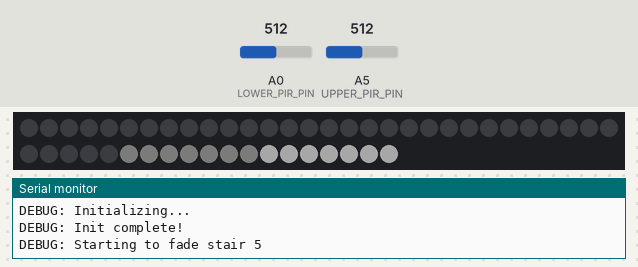
Simulated run of this sketch. Board: Arduino Uno, built with avr-gcc and run on an emulated ATmega328P. On the bench: 49 RGB LEDs in strip order, left to right, continuing on the next row, the last lines printed to the serial monitor. The test bench sets the inputs (shaded band); at power-on: A0 (LOWER_PIR_PIN) = 512, A5 (UPPER_PIR_PIN) = 512. Dim RGB values are drawn brighter than linear.

Above: at 0.46 s.
At 1.06 s:
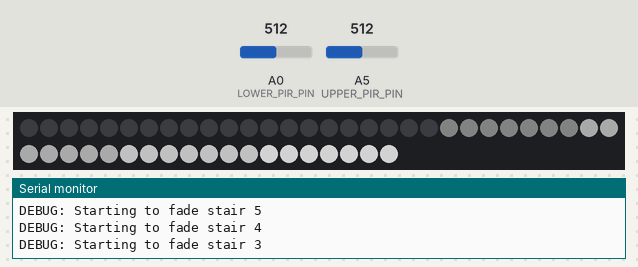
At 1.97 s:
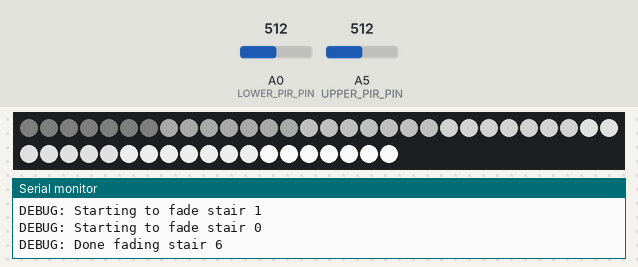
At 3.8 s:
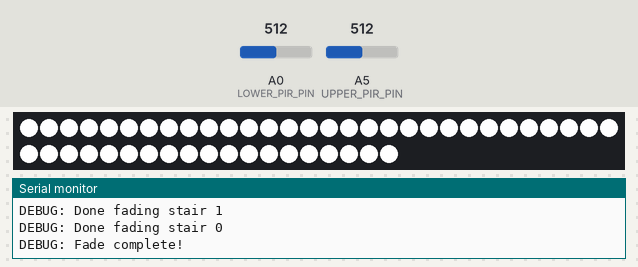

The sketch:

auto-stair-lights.ino
```cpp
#include <Adafruit_NeoPixel.h>

// Pin defines
#define NEOPXL_PIN 7            // Digital 7
#define LOWER_PIR_PIN A0        // Analog 0
#define UPPER_PIR_PIN A5        // Analog 5
#define COLOR_CHANGE_BUTTON_PIN // Analog 4

/**
 * @brief Configurable Constants
 */
#define NUM_PIXLES_PER_STAIR (7)
#define NUM_STAIRS (7)
// This defines the brightness a given stair will get to before
// the next stair begins to fade while fading up (1-255)
#define SEQUENTIAL_FADE_UP_THRESHOLD (40)
// This defines the brightness a given stair will get to before
// the next stair begins to fade while fading down (1-255)
#define SEQUENTIAL_FADE_DOWN_THRESHOLD (170)
// The delay between fade steps in MS. Used inside the loop in doFade()
// This effectively changes the speed of the fading
#define FADE_STEP_DELAY_MS (5)
// Max brightness the pixels will fade to
// CAN NOT be set below the fade up or fade down thresholds above
#define MAX_BRIGHTNESS (255)

/**
 * @brief Non-configurable constants
 */
#define NUM_PIXELS (NUM_PIXLES_PER_STAIR * NUM_STAIRS)
#define PIR_ADC_CUTOFF (618 / 2) // Found empirically
#define MIN_BRIGHTNESS (0)

// Global variables
Adafruit_NeoPixel pixels(NUM_PIXELS, NEOPXL_PIN, NEO_GRB + NEO_KHZ800);
bool lower_pir_motion = false;           // True if there is motion on the lower PIR
bool upper_pir_motion = false;           // True if there is motion on the upper PIR
bool fading_down_stairs = true;          // True if fade is progressing down the stairs
bool fading_up_brightness = true;        // True if fade is going up in brightness
uint32_t stair_target_color[NUM_STAIRS]; // Stores the target stair colors
uint8_t stair_brightness[NUM_STAIRS];    // Stores the current stair brightness

void setup()
{
  Serial.begin(9600);
  Serial.println("DEBUG: Initializing...");

  // Initialize target color white & brightness of 0
  for (uint8_t i = 0; i < NUM_STAIRS; i++)
  {
    stair_target_color[i] = pixels.Color(MAX_BRIGHTNESS, MAX_BRIGHTNESS, MAX_BRIGHTNESS);
    stair_brightness[i] = 0;
  }

  //  Set all the pixels to off
  pixels.begin();
  pixels.show();
  Serial.println("DEBUG: Init complete!");
}

void loop()
{
  pollPIR(); // Poll the sensors

  if (lower_pir_motion)
  {
    // If there is motion at the bottom of the stairs, start a fade up in brightness going up
    // the stairs
    fading_down_stairs = false;
    fading_up_brightness = true;

    startFade();

    // Wait a bit for the stairs to be traversed
    delay(5000);

    // Wait for there to be no motion on both sensors
    while (lower_pir_motion || upper_pir_motion)
    {
      pollPIR();
      delay(200);
    }

    fading_down_stairs = false;
    fading_up_brightness = false;

    startFade();
  }

  if (upper_pir_motion)
  {
    // If there is motion at the top of the stairs, start a fade up in brightness going down
    // the stairs
    fading_down_stairs = true;
    fading_up_brightness = true;

    startFade();

    // Wait a bit for the stairs to be traversed
    delay(5000);

    // Wait for there to be no motion on both sensors
    while (upper_pir_motion || lower_pir_motion)
    {
      pollPIR();
      delay(200);
    }

    fading_down_stairs = true;
    fading_up_brightness = false;

    startFade();
  }

  delay(100);
}

/**
 * @brief Runs a fade based on the global fade parameters (fading_down_stairs, fading_up_brightness, etc.)
 */
void startFade()
{
  // The number of stairs that are done fading. Initialized to 0 because
  // when this function is first called we haven't faded anything yet
  uint8_t stairs_complete = 0;
  // The number of the farthest stair that has started fading. Initialized
  // to 0 because we are just about to start fading the first stair.
  uint8_t stair_reached = 0;

  // Keep looping until the last stair is done fading
  while (stairs_complete < NUM_STAIRS)
  {
    // Only loop over the stairs that are actively changing
    for (int i = stairs_complete; i <= stair_reached; i++)
    {
      int8_t direction_based_stair = stairBasedOnDirection(i);

      tickStair(direction_based_stair);

      // If we are incrementing the last stair currently fading and we aren't at the final stair, check to see
      // if we are at the threshold to kick off the fade for the next stair
      if (i == stair_reached && stair_reached < NUM_STAIRS - 1 && stairAtThreshold(direction_based_stair))
      {
        stair_reached++;
        Serial.print("DEBUG: Starting to fade stair ");
        Serial.println(stairBasedOnDirection(stair_reached), DEC);
      }

      // If our current stair is done fading increment the number of stairs we've completed
      if (doneFadingStair(direction_based_stair))
      {
        Serial.print("DEBUG: Done fading stair ");
        Serial.println(stairBasedOnDirection(stairs_complete), DEC);
        stairs_complete++;
      }
    }
    // This delay effectively controls the speed of the fade
    delay(FADE_STEP_DELAY_MS);

    pixels.show();
  }
  Serial.println("DEBUG: Fade complete!");
}

/**
 * @brief Given a stair number, returns true if that stair is done fading (has reached it's MAX
 * or MIN brightness depending on fading_up_brightness boolean)
 */
bool doneFadingStair(uint8_t stair)
{
  if (!stairValid(stair))
  {
    Serial.println("ERROR doneFadingStair(): Attempted to access invalid stair! Tried to access stair ");
    Serial.println(stair, DEC);
    return false;
  }

  if (fading_up_brightness)
  {
    return stair_brightness[stair] == MAX_BRIGHTNESS;
  }
  else
  {
    return stair_brightness[stair] == MIN_BRIGHTNESS;
  }
}

/**
 * @brief Given a stair number, returns true if that stair has hit its brightness threshold
 * @details Uses fading_up_brightness boolean to test either the fade up or fade down thresholds
 */
bool stairAtThreshold(uint8_t stair)
{
  if (!stairValid(stair))
  {
    Serial.print("ERROR stairAtThreshold(): Attempted to access invalid stair! Tried to access stair ");
    Serial.println(stair, DEC);
    return false;
  }

  if (fading_up_brightness)
  {
    return stair_brightness[stair] == SEQUENTIAL_FADE_UP_THRESHOLD;
  }
  else
  {
    return stair_brightness[stair] == SEQUENTIAL_FADE_DOWN_THRESHOLD;
  }
}

/**
 * @brief Increment or decrement light level at specified stair
 */
void tickStair(uint8_t stair)
{
  if (!stairValid(stair))
  {
    Serial.print("ERROR: Attempted to increment invalid stair! Tried to increment stair ");
    Serial.println(stair, DEC);
    return;
  }

  uint8_t brightness = MAX_BRIGHTNESS;
  // Modify then return stair brightness based on fade direction
  if (fading_up_brightness)
  {
    // TODO: Bounds check?
    brightness = ++stair_brightness[stair];
  }
  else
  {
    // TODO: Bounds check?
    brightness = --stair_brightness[stair];
  }

  // Grab the scaled stair color
  uint32_t c = scaleColor(stair_target_color[stair], brightness);

  // Update the pixels
  pixels.fill(c, stair * NUM_PIXLES_PER_STAIR, NUM_PIXLES_PER_STAIR);
}

uint32_t scaleColor(uint32_t c, uint8_t brightness)
{
  // Split the color into R, G, B channels
  uint8_t R = (c >> 16) & 0xFF;
  uint8_t G = (c >> 8) & 0xFF;
  uint8_t B = c & 0xFF;

  // Scale color channels according to brightness
  R = (R * brightness) / MAX_BRIGHTNESS;
  G = (G * brightness) / MAX_BRIGHTNESS;
  B = (B * brightness) / MAX_BRIGHTNESS;

  return pixels.Color(R, G, B);
}

/**
 * @brief Bounds check on number of stairs
 * @details Useful before accessing stair arrays
 */
bool stairValid(uint8_t stair)
{
  return stair < NUM_STAIRS;
}

/**
 * @brief Return the stair that should be fading based on the direction of the fade
 * @details If fading up the stairs, returns the given stair. If fading down the stairs returns the inverse stair on the list
 */
uint8_t stairBasedOnDirection(uint8_t stair)
{
  if (fading_down_stairs)
  {
    return stair;
  }
  else
  {
    int8_t inv_stair = stair - (NUM_STAIRS - 1);

    if (inv_stair < 0)
    {
      inv_stair = -inv_stair;
    }

    return inv_stair;
  }
}

/**
 * @brief Poll the PIR sensors, update the global motion booleans
 */
void pollPIR()
{
  lower_pir_motion = (PIR_ADC_CUTOFF < analogRead(LOWER_PIR_PIN));
  upper_pir_motion = (PIR_ADC_CUTOFF < analogRead(UPPER_PIR_PIN));
}

/**
 * @brief Turn all pixels on to full white
 */
void allOn()
{
  uint32_t white = pixels.Color(MAX_BRIGHTNESS, MAX_BRIGHTNESS, MAX_BRIGHTNESS);
  pixels.fill(white, 0, NUM_PIXELS);
  pixels.show();
}

/**
 * @brief Turn all pixels off
 */
void allOff()
{
  pixels.clear();
  pixels.show();
}

/**
 * @brief demo function used to test stairs
 */
void demo()
{
  Serial.println("Send any character to start next fade (Fade up stairs, up brightness)");
  while (Serial.available() == 0)
  {
    delay(100);
  }; // Wait for input
  while (Serial.available())
  {
    Serial.read();
  } // Flush the serial RX buffer

  fading_down_stairs = true;
  fading_up_brightness = true;

  startFade();

  Serial.println("Send any character to start next fade (Fade up stairs, down brightness)");
  while (Serial.available() == 0)
  {
    delay(100);
  }; // Wait for input
  while (Serial.available())
  {
    Serial.read();
  } // Flush the serial RX buffer

  fading_down_stairs = true;
  fading_up_brightness = false;

  startFade();

  Serial.println("Send any character to start next fade (Fade down stairs, up brightness)");
  while (Serial.available() == 0)
  {
    delay(100);
  }; // Wait for input
  while (Serial.available())
  {
    Serial.read();
  } // Flush the serial RX buffer

  fading_down_stairs = false;
  fading_up_brightness = true;

  startFade();

  Serial.println("Send any character to start next fade (Fade down stairs, down brightness)");
  while (Serial.available() == 0)
  {
    delay(100);
  }; // Wait for input
  while (Serial.available())
  {
    Serial.read();
  } // Flush the serial RX buffer

  fading_down_stairs = false;
  fading_up_brightness = false;

  startFade();
}
```
